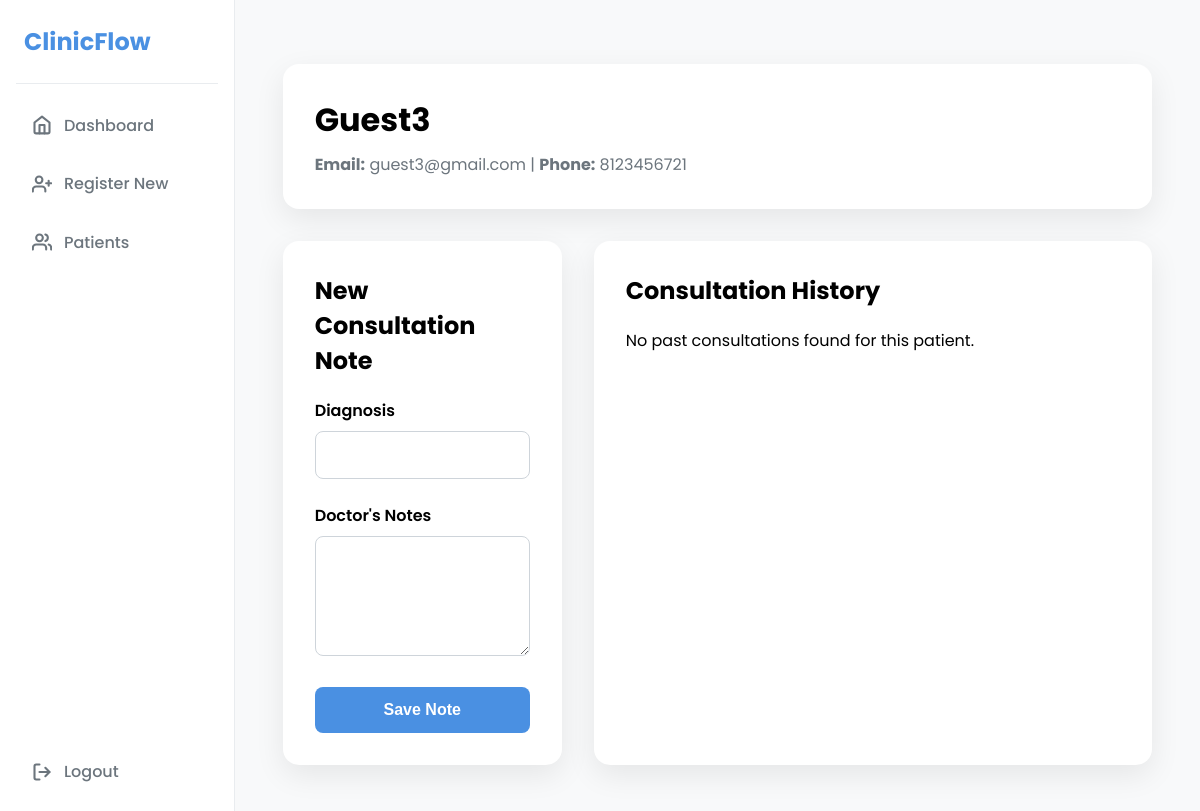
/patient/3 (signed in), run on the app's committed database.
### app.py (models this page shows)
class Patient(db.Model):
    id = db.Column(db.Integer, primary_key=True)
    name = db.Column(db.String(100), nullable=False)
    email = db.Column(db.String(100), unique=True, nullable=False)
    phone_number = db.Column(db.String(15), unique=True, nullable=True)
    consultations = db.relationship('Consultation', backref='patient', lazy=True, cascade="all, delete-orphan")

### app.py (the view)
@app.route('/patient/<int:patient_id>')
@login_required
@role_required('doctor')
def patient_detail(patient_id):
    patient = Patient.query.get_or_404(patient_id)
    return render_template('patient_detail.html', patient=patient)

### app.py (called while the page is built)
@login_manager.user_loader
def load_user(user_id):
    return User.query.get(int(user_id))

def role_required(role):
    def decorator(f):
        @wraps(f)
        def decorated_function(*args, **kwargs):
            if not current_user.is_authenticated or current_user.role != role:
                flash('You do not have permission to access this page.', 'danger')
                return redirect(url_for('patient_list'))
            return f(*args, **kwargs)
        return decorated_function
    return decorator

### templates/patient_detail.html (shortened to what this page needs)
{% extends "base.html" %}
{% block content %}
<div class="container">
    <div class="patient-header">
        <h1>{{ patient.name }}</h1>
        <p><strong>Email:</strong> {{ patient.email }} | <strong>Phone:</strong> {{ patient.phone_number or 'N/A' }}</p>
    </div>
    <div class="grid-container">
        <div class="form-card">
            <h2>New Consultation Note</h2>
            <form action="{{ url_for('add_consultation', patient_id=patient.id) }}" method="POST">
                <div class="form-group">
                    <label for="diagnosis">Diagnosis</label>
                    <input type="text" id="diagnosis" name="diagnosis" required>
                </div>
                <div class="form-group">
                    <label for="doctor_notes">Doctor's Notes</label>
                    <textarea id="doctor_notes" name="doctor_notes" required></textarea>
                </div>
                <button type="submit" class="btn btn-full">Save Note</button>
            </form>
        </div>
        <div class="history-card">
            <h2>Consultation History</h2>
            {% if patient.consultations %}
                {% for consultation in patient.consultations|reverse %}
                    <div class="consultation-item">
                        <div class="consultation-date">{{ consultation.consultation_date.strftime('%B %d, %Y at %I:%M %p') }}</div>
                        <div class="consultation-details">
                            <strong>Diagnosis:</strong> {{ consultation.diagnosis }}<br>
                            <strong>Notes:</strong> {{ consultation.doctor_notes }}
                        </div>
                        {% if consultation.prescriptions %}
                        <ul class="prescription-list">
                            {% for med in consultation.prescriptions %}
                            <li><strong>{{ med.medicine_name }}</strong> - {{ med.dosage }} ({{ med.status }})</li>
                            {% endfor %}
                        </ul>
                        {% endif %}
                        <div class="prescription-form">
                            <form action="{{ url_for('add_prescription', consultation_id=consultation.id) }}" method="POST" style="display: flex; gap: 1rem; align-items: flex-end;">
                                <div style="flex-grow: 1;">
                                    <label style="font-size: 0.8rem;">Medicine Name</label>
                                    <input type="text" name="medicine_name" required>
                                </div>
                                <div style="flex-grow: 1;">
                                    <label style="font-size: 0.8rem;">Dosage</label>
                                    <input type="text" name="dosage" placeholder="e.g., 1 tablet, 3 times a day" required>
                                </div>
                                <button type="submit" class="btn">+</button>
                            </form>
                        </div>
                    </div>
                {% endfor %}
            {% else %}
                <p>No past consultations found for this patient.</p>
            {% endif %}
        </div>
    </div>
</div>
{% endblock %}

### templates/base.html (style rules this page uses)
:root { --primary-color: #4A90E2; --primary-hover: #4281CB; --background-color: #F8F9FA; --card-background: #ffffff; --text-color: #343A40; --muted-text-color: #6C757D; --border-color: #CED4DA; --success-color: #28a745; --success-bg: #e9f7ef; }
body { font-family: 'Poppins', sans-serif; background-color: var(--background-color); margin: 0; min-height: 100vh; display: flex; }

### templates/patient_detail.html (style rules this page uses)
.container { max-width: 1200px; margin: 2rem auto; }
.patient-header { background-color: var(--card-background); padding: 2rem; border-radius: 16px; box-shadow: 0 10px 30px rgba(0,0,0,0.08); margin-bottom: 2rem; }
.patient-header h1 { margin: 0; }
.patient-header p { color: var(--muted-text-color); margin: 0.5rem 0 0; }
.grid-container { display: grid; grid-template-columns: 1fr 2fr; gap: 2rem; }
.form-card, .history-card { background-color: var(--card-background); padding: 2rem; border-radius: 16px; box-shadow: 0 10px 30px rgba(0,0,0,0.08); }
h2 { margin-top: 0; }
.form-group { margin-bottom: 1.5rem; }
label { display: block; margin-bottom: 0.5rem; font-weight: 600; }
input, textarea, select { width: 100%; padding: 0.8rem; border: 1px solid var(--border-color); border-radius: 8px; box-sizing: border-box; font-family: 'Poppins', sans-serif; }
textarea { resize: vertical; min-height: 120px; }
.btn { display: inline-block; width: auto; padding: 0.9rem 1.5rem; border: none; background-color: var(--primary-color); color: white; font-size: 1rem; font-weight: 600; border-radius: 8px; cursor: pointer; transition: background-color 0.3s; }
.btn-full { width: 100%; }

### data on the page
Patient: name "Guest3", email "guest3@gmail.com", phone_number "8123456721"
